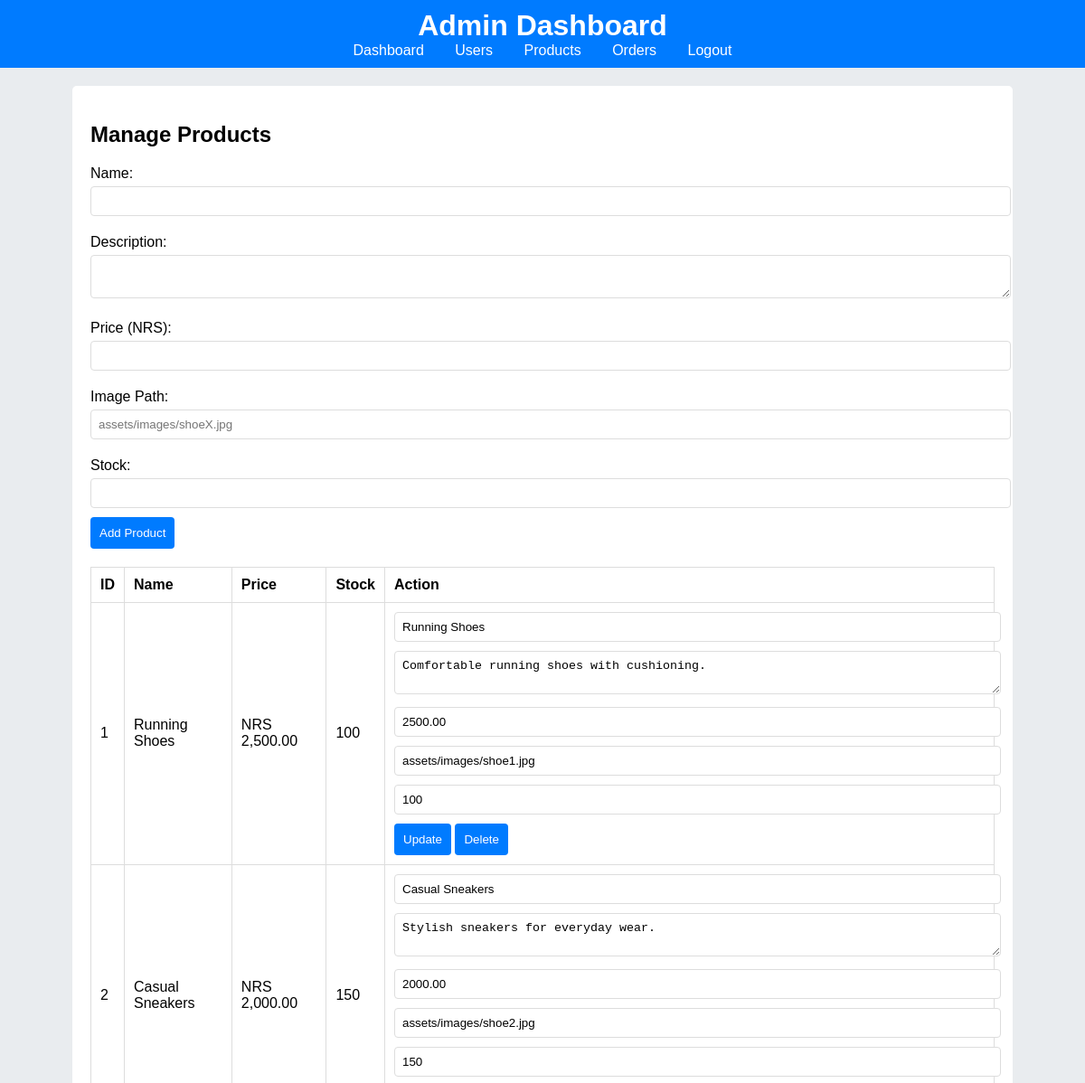
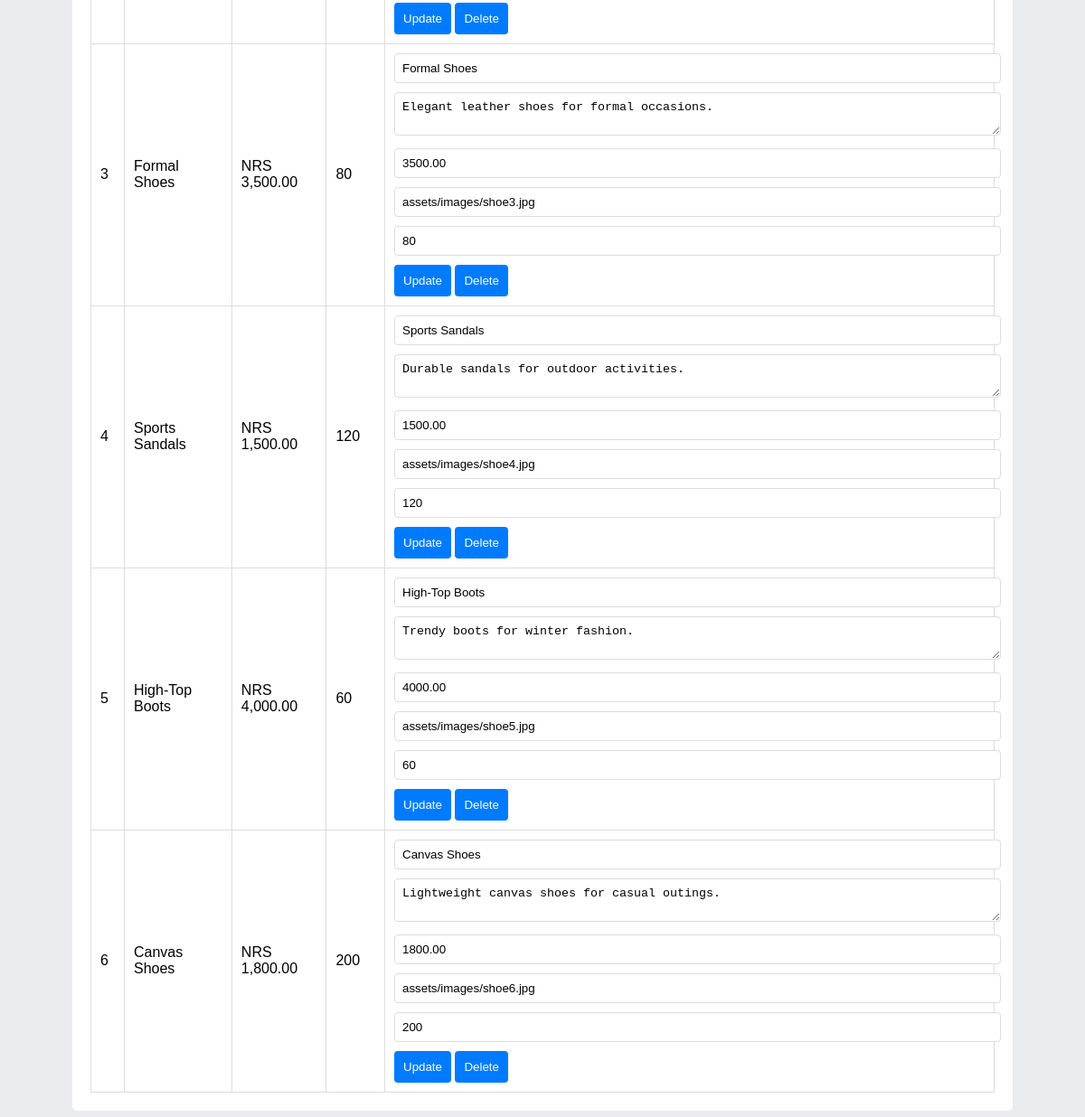
The app's page /admin/products.php (signed in) with its own data (2 pictures, top to bottom).
### tables this page shows
CREATE TABLE IF NOT EXISTS product (
    id INT AUTO_INCREMENT PRIMARY KEY,
    name VARCHAR(100) NOT NULL,
    description TEXT NOT NULL,
    price DECIMAL(10,2) NOT NULL,
    image VARCHAR(255) NOT NULL,
    stock INT NOT NULL
);

### admin/products.php (the view, shortened to what this page needs)
<?php
require_once '../includes/config.php';
?>
<!DOCTYPE html>
<html lang="en">
<head>
    <link rel="stylesheet" href="../assets/css/backend.css">
</head>
<body>
    <header>
        <h1>Admin Dashboard</h1>
        <nav>
            <a href="dashboard.php">Dashboard</a>
            <a href="users.php">Users</a>
            <a href="products.php">Products</a>
            <a href="orders.php">Orders</a>
            <a href="logout.php">Logout</a>
        </nav>
    </header>
    <main>
        <h2>Manage Products</h2>
        <form action="products.php" method="post" onsubmit="return validateProductForm(this)">
            <label for="name">Name:</label>
            <input type="text" name="name" required>
            <label for="description">Description:</label>
            <textarea name="description" required></textarea>
            <label for="price">Price (NRS):</label>
            <input type="number" name="price" step="0.01" required>
            <label for="image">Image Path:</label>
            <input type="text" name="image" placeholder="assets/images/shoeX.jpg" required>
            <label for="stock">Stock:</label>
            <input type="number" name="stock" required>
            <button type="submit" name="add_product">Add Product</button>
        </form>
        <table>
            <tr><th>ID</th><th>Name</th><th>Price</th><th>Stock</th><th>Action</th></tr>
            <?php
            $result = mysqli_query($conn, "SELECT * FROM product");
            while ($product = mysqli_fetch_assoc($result)) {
                echo '<tr>';
                echo '<td>' . $product['id'] . '</td>';
                echo '<td>' . $product['name'] . '</td>';
                echo '<td>NRS ' . number_format($product['price'], 2) . '</td>';
                echo '<td>' . $product['stock'] . '</td>';
                echo '<td>
                      <form action="products.php" method="post" style="display:inline;">
                          <input type="hidden" name="id" value="' . $product['id'] . '">
                          <input type="text" name="name" value="' . $product['name'] . '" required>
                          <textarea name="description" required>' . $product['description'] . '</textarea>
                          <input type="number" name="price" value="' . $product['price'] . '" step="0.01" required>
                          <input type="text" name="image" value="' . $product['image'] . '" required>
                          <input type="number" name="stock" value="' . $product['stock'] . '" required>
                          <button type="submit" name="update_product">Update</button>
                      </form>
                      <form action="products.php" method="post" style="display:inline;">
                          <input type="hidden" name="id" value="' . $product['id'] . '">
                          <button type="submit" name="delete_product">Delete</button>
                      </form>
                      </td>';
                echo '</tr>';
            }
            ?>
        </table>
    </main>
</body>
</html>

### assets/css/backend.css (style rules this page uses)
body { font-family: Arial, sans-serif; margin: 0; padding: 0; background-color: #e9ecef; }
header { background: #007bff; color: #fff; padding: 10px 0; text-align: center; }
header h1 { margin: 0; }
nav a { color: #fff; margin: 0 15px; text-decoration: none; }
main { max-width: 1000px; margin: 20px auto; padding: 20px; background: #fff; border-radius: 5px; }
form { margin-bottom: 20px; }
form label { display: block; margin: 10px 0 5px; }
form input, form select, form textarea { width: 100%; padding: 8px; margin-bottom: 10px; border: 1px solid #ddd; border-radius: 4px; }
form button { background: #007bff; color: #fff; padding: 10px; border: none; border-radius: 4px; cursor: pointer; }
table { width: 100%; border-collapse: collapse; }
table, th, td { border: 1px solid #ddd; }
th, td { padding: 10px; text-align: left; }

### records on screen
product: id "1", name "Running Shoes", price "2,500.00", stock "100", description "Comfortable running shoes with cushioning.", price "2500.00", image "assets/images/shoe1.jpg"
product: id "2", name "Casual Sneakers", price "2,000.00", stock "150", description "Stylish sneakers for everyday wear.", price "2000.00", image "assets/images/shoe2.jpg"
product: id "3", name "Formal Shoes", price "3,500.00", stock "80", description "Elegant leather shoes for formal occasions.", price "3500.00", image "assets/images/shoe3.jpg"
product: id "4", name "Sports Sandals", price "1,500.00", stock "120", description "Durable sandals for outdoor activities.", price "1500.00", image "assets/images/shoe4.jpg"
product: id "5", name "High-Top Boots", price "4,000.00", stock "60", description "Trendy boots for winter fashion.", price "4000.00", image "assets/images/shoe5.jpg"
product: id "6", name "Canvas Shoes", price "1,800.00", stock "200", description "Lightweight canvas shoes for casual outings.", price "1800.00", image "assets/images/shoe6.jpg"
